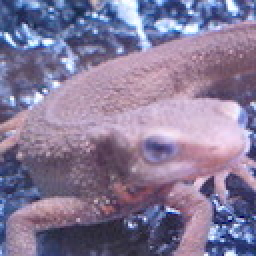
#> input picture input_image/imori.jpg, 128 x 128 px (shown 2 times larger)
$ python 30.py   (older library calls are emulated)
#> lines starting #> are read from the running program, lines starting #| are printed output that depends on the picture
import cv2
import numpy as np

def affine(img,a,b,c,d,tx,ty):
#> called with a = 0.866, b = -0.5, c = 0.5, d = 0.866, tx = 0, ty = 0
    H,W,C=img.shape
#> H = 128; W = 128; C = 3
    #周り１行0パッド
    img_e=np.zeros((H+2,W+2,C),dtype=np.float)
    img_e[1:H+1,1:W+1]=img
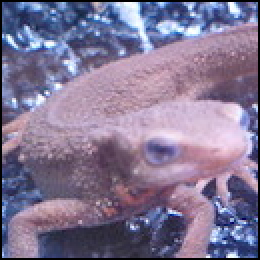
#> img_e: shape (130, 130, 3) float64 (shown 2 times larger); mean B, G, R 148.1, 118.1, 130

    aH=int(H*d)
#> aH = 110
    aW=int(W*a)
#> aW = 110
    out=np.zeros((aH+2,aW+2,C),dtype=np.float)
    #新しい画像の位置
    y_d=np.arange(aH).repeat(aW).reshape(aH,-1)
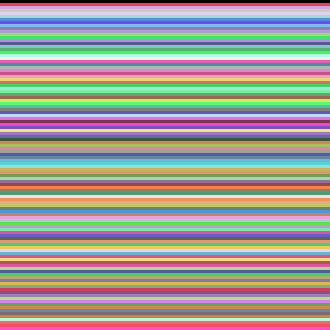
#> y_d: shape (110, 110) int64 (shown 3 times larger); 110 distinct labels, from 0 to 109; one colour per label, 0 black
    x_d=np.tile(np.arange(aW),(aH,1))
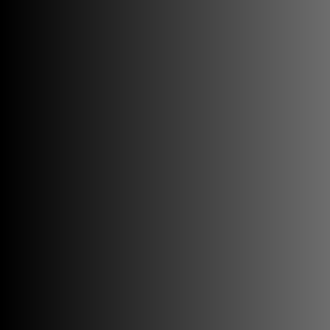
#> x_d: shape (110, 110) int64 (shown 3 times larger); min 0, max 109, mean 54.5
    #元の画像上のAffine変換後の位置
    x=((d*x_d-b*y_d)/(a*d-b*c)).astype(np.int)-tx
    y=((-c*x_d+a*y_d)/(a*d-b*c)).astype(np.int)-ty

    #out of range を防ぐため
    x=np.minimum(np.maximum(x,0),W+1).astype(np.int)
    y=np.minimum(np.maximum(y,0),H+1).astype(np.int)

    out[y_d,x_d]=img_e[y,x]

    out=out[1:aH,1:aW,:]
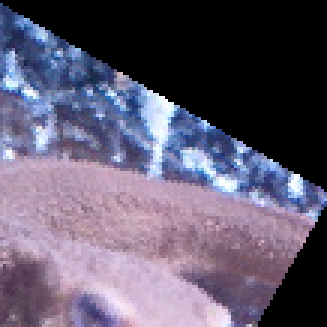
#> out: shape (109, 109, 3) float64 (shown 3 times larger); mean B, G, R 110.5, 89.3, 96.6
    out=np.clip(out,0,255)
    out=out.astype(np.uint8)

    return out

def affine2(img,a,b,c,d,tx,ty):
#> called with a = 0.866, b = -0.5, c = 0.5, d = 0.866, tx = 0, ty = 0
    H,W,C=img.shape
#> H = 128; W = 128; C = 3
    #周り１行0パッド
    img_e=np.zeros((H+2,W+2,C),dtype=np.float)
    img_e[1:H+1,1:W+1]=img

    aH=int(H*d)
#> aH = 110
    aW=int(W*a)
#> aW = 110
    out=np.zeros((aH+2,aW+2,C),dtype=np.float)
    #新しい画像の位置
    y_d=np.arange(aH).repeat(aW).reshape(aH,-1)
    x_d=np.tile(np.arange(aW),(aH,1))
    #元の画像上のAffine変換後の位置
    x=((d*x_d-b*y_d)/(a*d-b*c)).astype(np.int)-tx
    y=((-c*x_d+a*y_d)/(a*d-b*c)).astype(np.int)-ty
    #中心とのずれ
    x_diff=((x.max()+x.min())//2-W//2).astype(np.int)
#> x_diff = 10
    y_diff=((y.max()+y.min())//2-H//2).astype(np.int)
#> y_diff = -44

    x-=x_diff
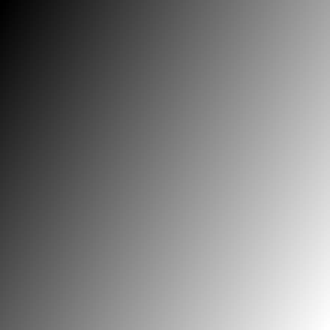
#> x: shape (110, 110) int64 (shown 3 times larger); min -10, max 138, mean 63.9; drawn with min black and max white
    y-=y_diff

    #out of range を防ぐため
    x=np.minimum(np.maximum(x,0),W+1).astype(np.int)
    y=np.minimum(np.maximum(y,0),H+1).astype(np.int)
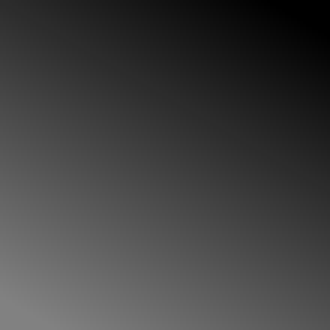
#> y: shape (110, 110) int64 (shown 3 times larger); min 0, max 129, mean 63.8

    out[y_d,x_d]=img_e[y,x]
#> out: shape (112, 112, 3) float64

    out=out[1:aH,1:aW,:]
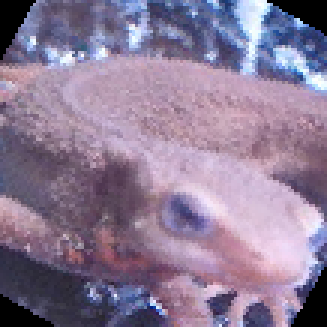
#> out: shape (109, 109, 3) float64 (shown 3 times larger); mean B, G, R 149.8, 123.1, 140.1
    out=np.clip(out,0,255)
    out=out.astype(np.uint8)

    return out

A=np.pi*30/180
img=cv2.imread("./input_image/imori.jpg").astype(np.float)
img_n1=affine(img,a=np.cos(A),b=-np.sin(A),c=np.sin(A),d=np.cos(A),tx=0,ty=0)
img_n2=affine2(img,a=np.cos(A),b=-np.sin(A),c=np.sin(A),d=np.cos(A),tx=0,ty=0)
cv2.imwrite("./output_image/output30_1.jpg",img_n1)
cv2.imwrite("./output_image/output30_2.jpg",img_n2)
cv2.imshow("result1",img_n1)
cv2.imshow("result2",img_n2)
cv2.waitKey(0)
cv2.destroyAllWindows()

$ run again, with input_image/madara.jpg copied over input_image/imori.jpg
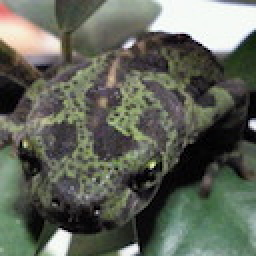
#> input picture input_image/madara.jpg, 128 x 128 px (shown 2 times larger)
#> in affine, `aH=int(H*d)`: aH = 110
#> y_d: shape (110, 110) int64; 110 distinct labels, from 0 to 109
#> in affine, `out=out[1:aH,1:aW,:]`:
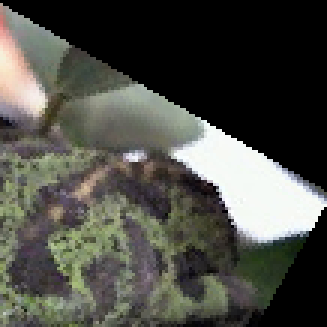
#> out: shape (109, 109, 3) float64 (shown 3 times larger); mean B, G, R 70.8, 77.5, 77.1
#> x_diff = 10
#> y_diff = -44
#> in affine2, `out=out[1:aH,1:aW,:]`:
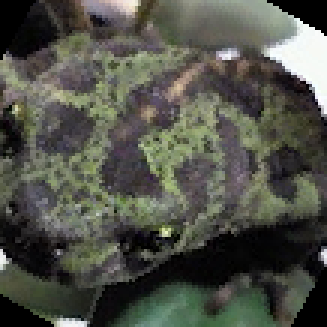
#> out: shape (109, 109, 3) float64 (shown 3 times larger); mean B, G, R 72.9, 81.9, 80.4

$ run again, with input_image/thorino.jpg copied over input_image/imori.jpg
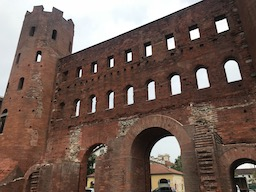
#> input picture input_image/thorino.jpg, 256 x 192 px
#> in affine, `aH=int(H*d)`: aH = 166
#> in affine, `aW=int(W*a)`: aW = 221
#> in affine, `y_d=np.arange(aH).repeat(aW).reshape(aH,-1)`:
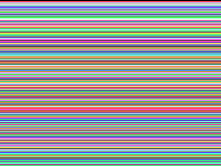
#> y_d: shape (166, 221) int64; 166 distinct labels, from 0 to 165; one colour per label, 0 black
#> in affine2, `aH=int(H*d)`: aH = 166
#> in affine2, `aW=int(W*a)`: aW = 221
#> x_diff = 8
#> y_diff = -80
#> in affine2, `out=out[1:aH,1:aW,:]`:
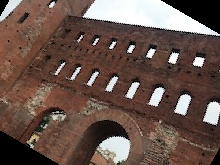
#> out: shape (165, 220, 3) float64; mean B, G, R 76.2, 84.7, 105.2
